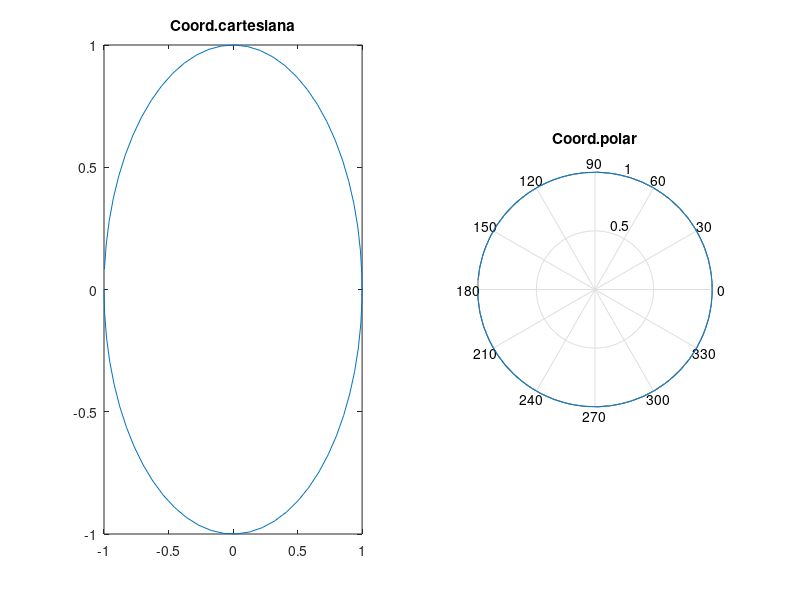

The MATLAB source for this figure:
% cap3_cart2pol_exemplo ()
echo on
% Converte coordenada cartesiana para polar
x=-pi:0.1:pi;
[p,r]=cart2pol(cos(x),sin(x));
polar(p,r)
subplot(1,2,1)
plot(cos(x),sin(x))
title('Coord.cartesiana')
subplot(1,2,2)
polar(p,r)
title('Coord.polar')
